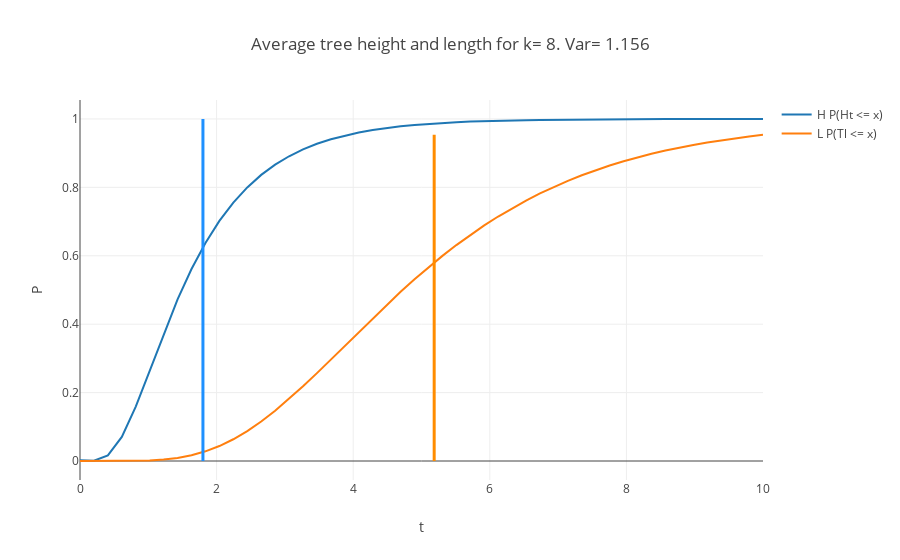

Notebook cell for this chart:
### Code cell
X_exp= list(np.linspace(0,10,50))

Hm= [prob_Hn(t,k) for t in X_exp]
mean_h= Hmean(k)
var_h= Varmean(k)

Lm= [LnT(t,k) for t in X_exp]
mean_l= meanLt(k)
var_l= varLn(k)

###

fig_c= [go.Scatter(
    x= X_exp,
    y= Hm,
    mode= 'lines',
    name= 'H P(Ht <= x)'
)]

fig_c.append(go.Scatter(
    x= X_exp,
    y= Lm,
    mode= 'lines',
    name= 'L P(Tl <= x)'
))

layout= go.Layout(
    title= 'Average tree height and length for k= {}. Var= {}'.format(k,round(var_h,3)),
    yaxis= dict(title= 'P'),
    xaxis= dict(title= 't'),
    shapes= [
        # Line Vertical
        {
            'type': 'line',
            'x0': mean_h,
            'y0': 0,
            'x1': mean_h,
            'y1': max(Hm),
            'line': {
                'color': 'rgb(30,144,255)',
                'width': 3,
            },
        },
            {
            'type': 'line',
            'x0': mean_l,
            'y0': 0,
            'x1': mean_l,
            'y1': max(Lm),
            'line': {
                'color': 'rgb(255,140,0)',
                'width': 3,
            },
        }]
)


Fig= go.Figure(data= fig_c, layout= layout)
iplot(Fig)

### Figure 1 — Plotly figure (JSON) as saved in the notebook; plotly's stock layout.template omitted (floating-point values rounded to 4 significant figures)
{"data": [{"mode": "lines", "name": "H P(Ht <= x)", "type": "scatter", "uid": "319c8d15-603b-4d57-a230-5ed1dea8da2c", "x": [0, 0.2041, 0.4082, 0.6122, 0.8163, 1.02, 1.224, 1.429, 1.633, 1.837, 2.041, 2.245, 2.449, 2.653, 2.857, 3.061, 3.265, 3.469, 3.673, 3.878, 4.082, 4.286, 4.49, 4.694, 4.898, 5.102, 5.306, 5.51, 5.714, 5.918, 6.122, 6.327, 6.531, 6.735, 6.939, 7.143, 7.347, 7.551, 7.755, 7.959, 8.163, 8.367, 8.571, 8.776, 8.98, 9.184, 9.388, 9.592, 9.796, 10], "y": [0.002331, 0.0006669, 0.01651, 0.07049, 0.1592, 0.265, 0.3725, 0.4726, 0.5614, 0.6376, 0.702, 0.7556, 0.7999, 0.8365, 0.8664, 0.891, 0.911, 0.9274, 0.9408, 0.9517, 0.9606, 0.9679, 0.9738, 0.9786, 0.9826, 0.9858, 0.9884, 0.9906, 0.9923, 0.9937, 0.9949, 0.9958, 0.9966, 0.9972, 0.9977, 0.9982, 0.9985, 0.9988, 0.999, 0.9992, 0.9993, 0.9995, 0.9996, 0.9996, 0.9997, 0.9998, 0.9998, 0.9998, 0.9999, 0.9999]}, {"mode": "lines", "name": "L P(Tl <= x)", "type": "scatter", "uid": "22bff23c-0592-40ed-9602-b400cfe2b72f", "x": [0, 0.2041, 0.4082, 0.6122, 0.8163, 1.02, 1.224, 1.429, 1.633, 1.837, 2.041, 2.245, 2.449, 2.653, 2.857, 3.061, 3.265, 3.469, 3.673, 3.878, 4.082, 4.286, 4.49, 4.694, 4.898, 5.102, 5.306, 5.51, 5.714, 5.918, 6.122, 6.327, 6.531, 6.735, 6.939, 7.143, 7.347, 7.551, 7.755, 7.959, 8.163, 8.367, 8.571, 8.776, 8.98, 9.184, 9.388, 9.592, 9.796, 10], "y": [0, 8.084e-08, 7.306e-06, 8.868e-05, 0.0004748, 0.001628, 0.004219, 0.009031, 0.01683, 0.02827, 0.04377, 0.06353, 0.0875, 0.1154, 0.1469, 0.1814, 0.2183, 0.2569, 0.2967, 0.3371, 0.3775, 0.4175, 0.4566, 0.4947, 0.5313, 0.5664, 0.5997, 0.6313, 0.661, 0.6888, 0.7148, 0.739, 0.7614, 0.7822, 0.8014, 0.819, 0.8353, 0.8501, 0.8638, 0.8763, 0.8877, 0.8981, 0.9075, 0.9162, 0.924, 0.9312, 0.9377, 0.9436, 0.9489, 0.9538]}], "layout": {"shapes": [{"line": {"color": "rgb(30,144,255)", "width": 3}, "type": "line", "x0": 1.8, "x1": 1.8, "y0": 0, "y1": 0.9999}, {"line": {"color": "rgb(255,140,0)", "width": 3}, "type": "line", "x0": 5.186, "x1": 5.186, "y0": 0, "y1": 0.9538}], "title": {"text": "Average tree height and length for k= 8. Var= 1.156"}, "xaxis": {"title": {"text": "t"}}, "yaxis": {"title": {"text": "P"}}}}
